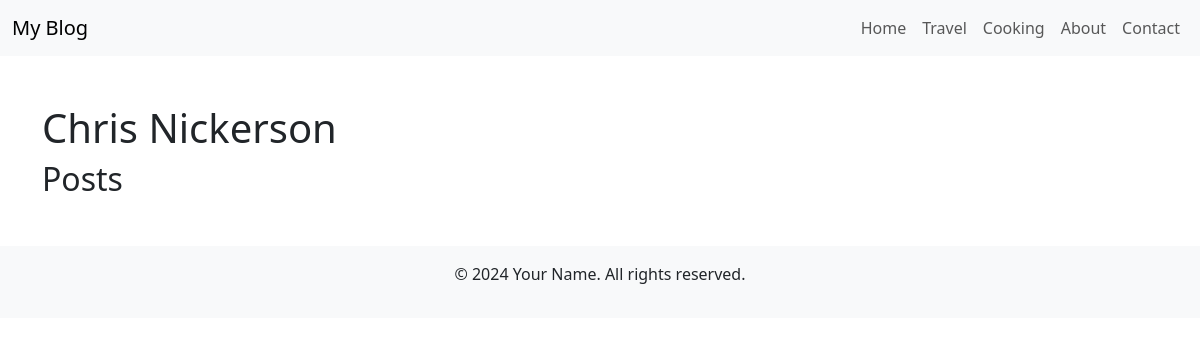
Before: / with the older database file.
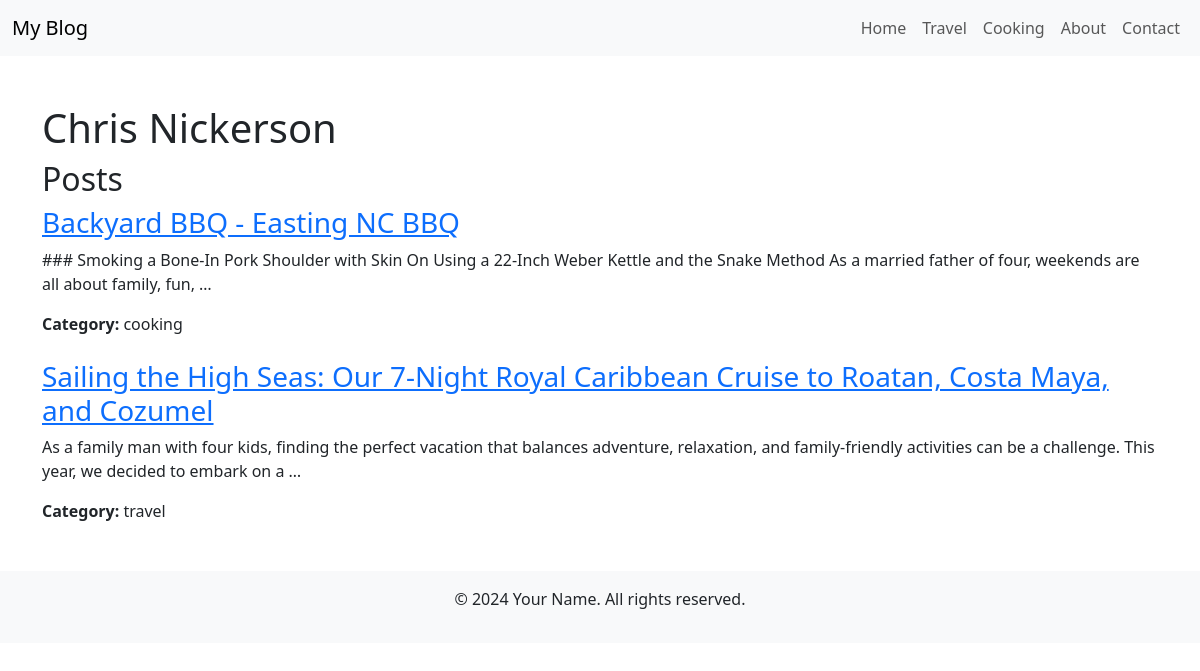
After: the same page with the newer database file.
### blog/models.py (models this page shows, shortened)
class Post(models.Model):
    title = models.CharField(max_length=200)
    content = models.TextField()
    created_at = models.DateTimeField(auto_now_add=True)
    updated_at = models.DateTimeField(auto_now=True)
    category = models.ForeignKey(Category, on_delete=models.CASCADE)

class Category(models.Model):
    name = models.CharField(max_length=100)

### blog/views.py (the view)
# urls.py: path("", views.home, name="home"),
def home(request):
    posts = Post.objects.all()
    return render(request, "blog/home.html", {"posts": posts})

### blog/templates/blog/home.html (shortened to what this page needs)
{% extends 'blog/base.html' %}
{% block content %}
    <header>
        <h1>Chris Nickerson</h1>
    </header>
    <main>
        <h2>Posts</h2>
        {% for post in posts %}
            <article class="mb-4">
                <h3><a href="{% url 'post_detail' post.pk %}">{{ post.title }}</a></h3>
                <p>{{ post.content|truncatewords:30 }}</p>
                <p><strong>Category:</strong> {{ post.category.name }}</p>
            </article>
        {% endfor %}
    </main>
{% endblock %}

### blog/templates/blog/base.html (shortened to what this page needs)
<!DOCTYPE html>
<html lang="en">
<head>
    {% load static %}
    <link rel="stylesheet" href="https://cdn.jsdelivr.net/npm/bootstrap@5.3.2/dist/css/bootstrap.min.css">
    <link rel="stylesheet" href="{% static 'css/styles.css' %}">
</head>
<body>
    <nav class="navbar navbar-expand-lg navbar-light bg-light">
        <div class="container-fluid">
            <a class="navbar-brand" href="{% url 'home' %}">My Blog</a>
            <div class="collapse navbar-collapse" id="navbarNav">
                <ul class="navbar-nav ms-auto">
                    <li class="nav-item">
                        <a class="nav-link" href="{% url 'home' %}">Home</a>
                    </li>
                    <li class="nav-item">
                        <a class="nav-link" href="{% url 'travel' %}">Travel</a>
                    </li>
                    <li class="nav-item">
                        <a class="nav-link" href="{% url 'cooking' %}">Cooking</a>
                    </li>
                    <li class="nav-item">
                        <a class="nav-link" href="#">About</a>
                    </li>
                    <li class="nav-item">
                        <a class="nav-link" href="#">Contact</a>
                    </li>
                </ul>
            </div>
        </div>
    </nav>
    <div class="container mt-5">
        {% block content %}
        {% endblock %}
    </div>
    <footer class="bg-light text-center py-3 mt-5">
        <p>&copy; 2024 Your Name. All rights reserved.</p>
    </footer>
</body>
</html>

Changed rows visible on the page:
added Post: title "Backyard BBQ - Easting NC BBQ", content "### Smoking a Bone-In Pork Shoulder with Skin On Using a 22-Inch Weber Kettle and the Snake Method As a married father of four, weekends are all about family, fun, …", category.name "cooking"
added Post: title "Sailing the High Seas: Our 7-Night Royal Caribbean Cruise to Roatan, Costa Maya, and Cozumel", content "As a family man with four kids, finding the perfect vacation that balances adventure, relaxation, and family-friendly activities can be a challenge. This year, we decided to embark on a …", category.name "travel"
